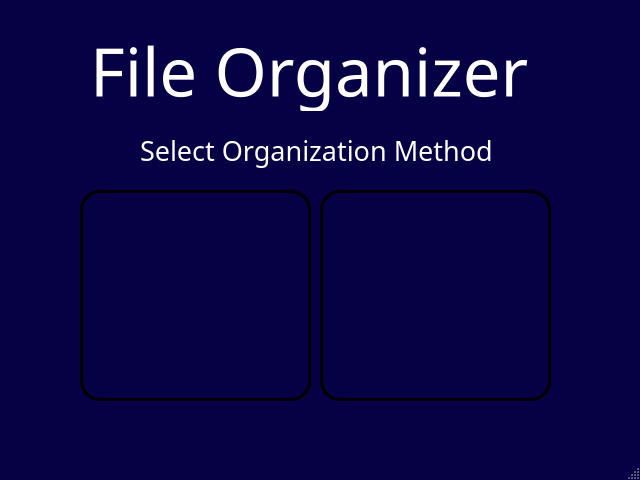
<?xml version="1.0" encoding="UTF-8"?>
<ui version="4.0">
 <class>mainWindow</class>
 <widget class="QMainWindow" name="mainWindow">
  <property name="geometry">
   <rect>
    <x>0</x>
    <y>0</y>
    <width>640</width>
    <height>480</height>
   </rect>
  </property>
  <property name="minimumSize">
   <size>
    <width>640</width>
    <height>480</height>
   </size>
  </property>
  <property name="maximumSize">
   <size>
    <width>640</width>
    <height>480</height>
   </size>
  </property>
  <property name="font">
   <font>
    <family>Haettenschweiler</family>
   </font>
  </property>
  <property name="windowTitle">
   <string>File Organizer</string>
  </property>
  <property name="windowIcon">
   <iconset resource="../resources.qrc">
    <normaloff>:/images/projectIcon.ico</normaloff>:/images/projectIcon.ico</iconset>
  </property>
  <property name="whatsThis">
   <string>&lt;html&gt;&lt;head/&gt;&lt;body&gt;&lt;p&gt;Test&lt;/p&gt;&lt;/body&gt;&lt;/html&gt;</string>
  </property>
  <property name="styleSheet">
   <string notr="true">QMainWindow{
	background-color:rgb(5, 1, 68)
}</string>
  </property>
  <widget class="QWidget" name="centralwidget">
   <widget class="QLabel" name="projectLabel">
    <property name="geometry">
     <rect>
      <x>90</x>
      <y>30</y>
      <width>451</width>
      <height>81</height>
     </rect>
    </property>
    <property name="font">
     <font>
      <family>Rockwell</family>
      <pointsize>50</pointsize>
     </font>
    </property>
    <property name="styleSheet">
     <string notr="true">QLabel{
	color:rgb(255, 255, 255)
}</string>
    </property>
    <property name="text">
     <string>File Organizer</string>
    </property>
   </widget>
   <widget class="QLabel" name="selectLabel">
    <property name="geometry">
     <rect>
      <x>140</x>
      <y>130</y>
      <width>351</width>
      <height>41</height>
     </rect>
    </property>
    <property name="font">
     <font>
      <family>Rockwell</family>
      <pointsize>20</pointsize>
     </font>
    </property>
    <property name="styleSheet">
     <string notr="true">QLabel{
	color:white;
}
</string>
    </property>
    <property name="text">
     <string>Select Organization Method</string>
    </property>
   </widget>
   <widget class="QPushButton" name="option1">
    <property name="geometry">
     <rect>
      <x>80</x>
      <y>190</y>
      <width>231</width>
      <height>211</height>
     </rect>
    </property>
    <property name="font">
     <font>
      <family>Rockwell</family>
      <pointsize>28</pointsize>
      <bold>true</bold>
     </font>
    </property>
    <property name="cursor">
     <cursorShape>PointingHandCursor</cursorShape>
    </property>
    <property name="styleSheet">
     <string notr="true">QPushButton{
	background-image: url(:/mainWindow-buttons/ui/images/button-bgs/option1.png);
	background-color:none;
	border:3px solid black;
	border-radius:20px;
}

QPushButton:hover{
	background-image: url(:/mainWindow-buttons/ui/images/button-bgs/option1-hover.png);
}

</string>
    </property>
    <property name="text">
     <string/>
    </property>
    <property name="iconSize">
     <size>
      <width>48</width>
      <height>32</height>
     </size>
    </property>
   </widget>
   <widget class="QPushButton" name="option2">
    <property name="geometry">
     <rect>
      <x>320</x>
      <y>190</y>
      <width>231</width>
      <height>211</height>
     </rect>
    </property>
    <property name="font">
     <font>
      <family>Rockwell</family>
      <pointsize>20</pointsize>
      <bold>true</bold>
     </font>
    </property>
    <property name="cursor">
     <cursorShape>PointingHandCursor</cursorShape>
    </property>
    <property name="styleSheet">
     <string notr="true">QPushButton{
	background-image: url(:/mainWindow-buttons/ui/images/button-bgs/option2.png);
	background-color:none;
	border:3px solid black;
	border-radius:20px;
}

QPushButton:hover{
	background-image: url(:/mainWindow-buttons/ui/images/button-bgs/option2-hover.png);
}

</string>
    </property>
    <property name="text">
     <string/>
    </property>
    <property name="iconSize">
     <size>
      <width>48</width>
      <height>32</height>
     </size>
    </property>
   </widget>
  </widget>
  <widget class="QStatusBar" name="statusbar"/>
 </widget>
 <resources>
  <include location="../resources.qrc"/>
 </resources>
 <connections/>
</ui>
